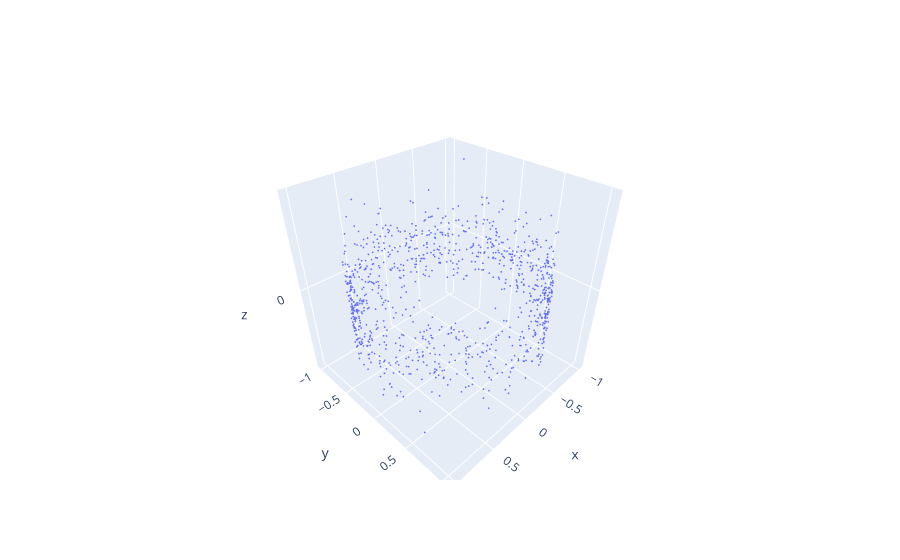

This figure's notebook cell:
### Markdown cell above
There are two stages to using a dimension reduction technique.  

First we "fit" an object (`transformer` above), to the data.  Then we can transform `X` using the object.

### Code cell
X = sample_noisy_sphere(1000, d=100, sigma=0.01)
transformer.fit(X)
Xpca = transformer.transform(X)

quick_scatter(Xpca)

### Figure 1 — Plotly figure (JSON) as saved in the notebook; plotly's stock layout.template omitted (floating-point values rounded to 4 significant figures; data arrays with more than 128 entries replaced by an {"elided": "..."} marker saying what was removed)
{"data": [{"marker": {"size": 1}, "mode": "markers", "type": "scatter3d", "x": {"elided": "1000 float values"}, "y": {"elided": "1000 float values"}, "z": {"elided": "1000 float values"}}], "layout": {}}
